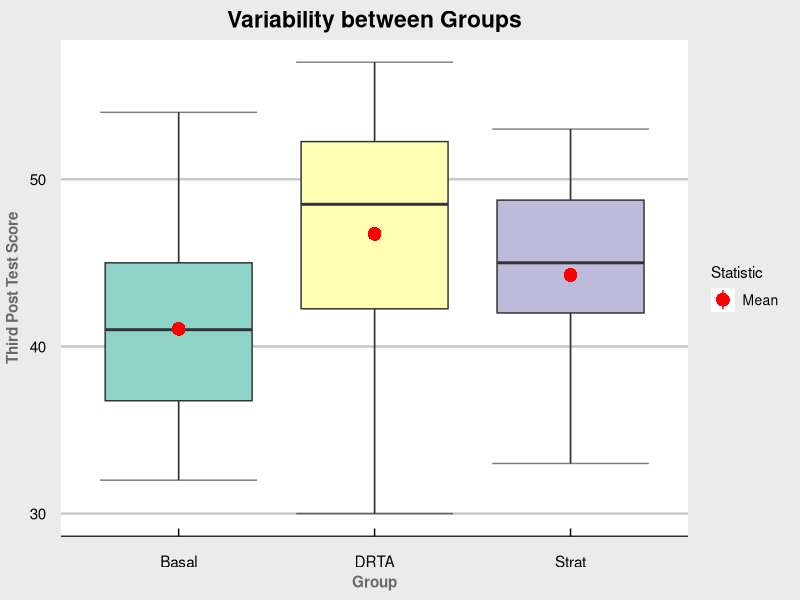
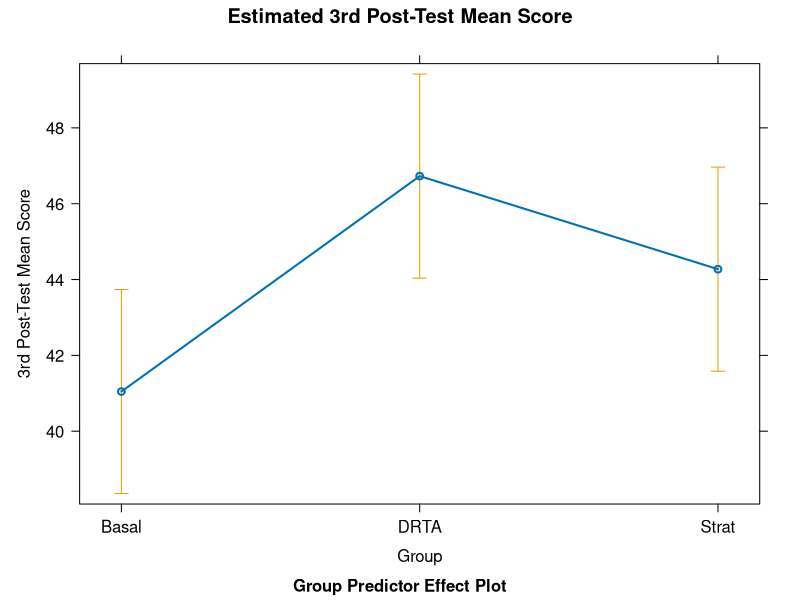

Write the R code that produced these figures, in order.
library(dplyr)
library(ggplot2)
library(car)
library(emmeans)
library(effects)
library(ggthemes)

df <-
  as.data.frame(read.csv("./data/BaumannJones.csv", stringsAsFactors = T))

# Analyzing the dataframe -----------------------------------------------------------------------------------------

summary(df)

# The experimental design has 22 subjects in each group
xtabs(~group, df)

# Visualizing the difference in means & standard deviation
df %>%
  select(group, post.test.3) %>%
  group_by(group) %>%
  summarize("mean" = mean(post.test.3), "sd" = sd(post.test.3))

# Plotting the Variability and Difference in Means between Groups ----------------
ggplot(data = df, mapping = aes(x = group, y = post.test.3,
                                fill = group)) +
  stat_boxplot(geom = "errorbar", width = 0.8, alpha = 0.5) +
  geom_boxplot() +
  stat_summary(fun = mean, size = 1, color = "red",
               mapping = aes(shape = "Mean")) +
  labs(
    title = "Variability between Groups",
    x = "Group",
    y = "Third Post Test Score",
    shape = "Statistic"
  ) +
  scale_fill_brewer(palette = "Set3") +
  theme_economist_white() +
  theme(
    plot.title = element_text(face = "bold", hjust = .5, vjust = 2),
    axis.title.x = element_text(face = "bold", color = "dimgrey", vjust = -1),
    axis.title.y = element_text(face = "bold", color = "dimgrey", vjust = 3),
    legend.text = element_text(size = 10),
    legend.position = "right"
  ) +
  guides(fill = "none")

# Fitting a One-Way ANOVA Linear Model -------------------------------------

fit_anova <-
  lm(
    formula = post.test.3 ~ group,
    data = df
  )

fit_summary <-
  S(fit_anova)

# The coefficients are estimates for the difference in means
# with respect to the reference category, the mean score of the
# Basal Group
coef(fit_anova)

# Pairwise Difference in Means Comparisons ----------------------------------

# Estimated Means, their Confidence Intervals &
# Difference in Means Hypothesis Tests
emmeans(fit_anova, pairwise ~ group)
# Only the Difference in (Score) Means between the Basal & DRTA
# groups is significantly different from 0.

# Plotting the Difference in Means & Variability as a Predictor Effect -------------------------------------

# Plotting the Estimated Mean & their Standard Errors
plot(predictorEffects(fit_anova),
     main = "Estimated 3rd Post-Test Mean Score", sub = "Group Predictor Effect Plot",
     ylab = "3rd Post-Test Mean Score", xlab = "Group")
